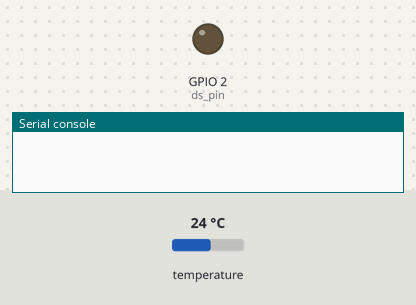
Bench run of a program on a simulated ESP8266 board running MicroPython. Parts: output pins drawn as LEDs (lit = HIGH), the last lines printed to the serial console. Inputs (shaded band) come from the test bench; at power-on: temperature 24 °C. WiFi joins after 1.5 s; the clock reads 2024-03-15 10:24:30 at power-on unless the program sets it; web requests get an empty 200 reply after 0.4 s; pins used as bus, display or sensor lines are not drawn.

Above: at 0.0 s.
At 4.7 s:
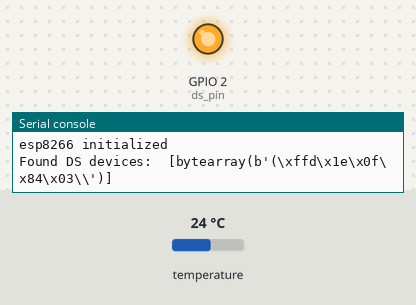
4.8 s: temperature set to 12 °C
11.7 s: temperature set to 19 °C
Timing chart, 0 to 14.7 s (numbered marks = the images above; inputs shaded):
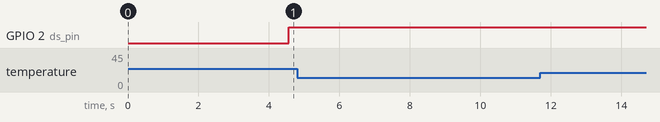

The program:

main.py
```python
import sys
import time, utime,gc
import machine, onewire, ds18x20, gc
import urequests
import json
import wifi, deep_sleep, led, display


def main():
	#LED
	led.blink(1)
	url = "http://***"
	headers = {  'X-Auth-Token': '',  'Content-Type': ''}
	#time.sleep(1)

	# Dallas 1Wire
	ds_pin = machine.Pin(2)
	ds_sensor = ds18x20.DS18X20(onewire.OneWire(ds_pin))
	roms = ds_sensor.scan()
	print('Found DS devices: ', roms)
	roms = ds_sensor.scan()

	while True:
		for rom in roms:
			ds_sensor.convert_temp()
			#i = 0
			utime.sleep_ms(1000) # min of 750ms for 1wire conversion

			print(rom)
			temp=ds_sensor.read_temp(rom)
			print("Relevé de température: ", temp)

			payload = "{ \"temperature\" :{ \"value\": "+str(temp)+" }}"
			response = urequests.request("POST", url, headers=headers, data=payload)
			#print('Requête envoyée')
			#j = response.text
			#y = json.loads(j)
			#a = y["temperature"]
			#b = a[0]
			#c = b["status_code"]
			#print('Code statut : ',c)

		mem = gc.mem_free()
		print("Free RAM: {0}".format(mem))
		gc.collect()
		#led.blink(1)

		#while i < 5:
		#	display.display('Temperature',1,1)
		#	time.sleep(2)
		#	display.display(temp, 1, 1)
		#	time.sleep(2)
		#	#print(i)
		#	i = i+1
		#
		#display.display(mem, 20, 5)
		print('wait')
		time.sleep(5)

		#wifi.disconnect()
		#deep_sleep.sleep(10000)


if __name__=="__main__":
			print("{} initialized".format(sys.platform))
			while(1):
				try:
					main()
				except KeyboardInterrupt:
					#wifi.disconnect()
					#print("Program stopped")
					sys.exit(0)
```

wifi.py
```python
import network

def do_connect():
	#import network
	wifi_ssid = ''
	wifi_pwd = ''
	sta_if = network.WLAN(network.STA_IF)
	sta_if.active(True)
	sta_if.disconnect()
	#print('Connexion réseau wifi')
	if not sta_if.isconnected():
		#print('Etat wifi : non connecté')
		#print('Connexion en cours au réseau', wifi_ssid)
		sta_if.connect(wifi_ssid, wifi_pwd)
		while not sta_if.isconnected():
			pass
		#print('Wifi connecté !')
	else:
		pass
  		#print('Wifi connecté !')

	#print('Configuration réseau -> IP :', sta_if.ifconfig()[0])

def disconnect():
	sta_if = network.WLAN(network.STA_IF)
	sta_if.active(True)
	sta_if.disconnect()
	#if not sta_if.isconnected():
		#print('Wifi déconnecté')
	#else:
		#pass
  		#print('Wifi connecté !')
```

deep_sleep.py
```python
import machine

def sleep(msecs):
  #print('au dodo !')
  pinMode(D0, WAKEUP_PULLUP);
  #configure RTC.ALARM0 to be able to wake the device
  rtc = machine.RTC()
  rtc.irq(trigger=rtc.ALARM0, wake=machine.DEEPSLEEP)
  # set RTC.ALARM0 to fire after Xmilliseconds, waking the device
  rtc.alarm(rtc.ALARM0, msecs)
  #put the device to sleep
  machine.deepsleep()
```

led.py
```python
import machine
import time

def blink(secs):
	pin = machine.Pin(2, machine.Pin.OUT)
	pin.off()
	time.sleep(secs)
	pin.on()


#pin.off() allume la LED
#pin.on() éteint la LED
```

display.py
```python
from machine import Pin, I2C
import sh1106

def display(val, left_align, top_align):
	valStr = str(val)
	i2c = I2C(scl=Pin(5), sda=Pin(4), freq=400000)
	#print(i2c.scan())
	display = sh1106.SH1106_I2C(128, 64, i2c, Pin(16), 0x3c)
	display.rotate()
	display.sleep(False)
	display.fill(0)
	display.text(valStr, left_align, top_align, 1)
	display.show()
```

set_time.py
```python
import time, utime, ntptime

def cettime():
	ntptime.settime()

	year = time.localtime()[0]       #get current year
	HHMarch   = time.mktime((year,3 ,(31-(int(5*year/4+4))%7),1,0,0,0,0,0)) #Time of March change to CEST
	HHOctober = time.mktime((year,10,(31-(int(5*year/4+1))%7),1,0,0,0,0,0)) #Time of October change to CET
	now=time.time()
	if now < HHMarch :               # we are before last sunday of march
		cet=time.localtime(now+3600) # CET:  UTC+1H
	elif now < HHOctober :           # we are before last sunday of october
		cet=time.localtime(now+7200) # CEST: UTC+2H
	else:                            # we are after last sunday of october
		cet=time.localtime(now+3600) # CET:  UTC+1H
	#print('Date et heure : ',cet[0],'-',cet[1],'-',cet[2],' ',cet[3],':',cet[4],':',cet[5] )
	return(cet)
```

boot.py
```python
#import esp
#esp.osdebug(None)
import uos, machine, time
import gc
import webrepl
import set_time, wifi, led
print('Initialisation boot.py')

# activeation garbage collector
gc.enable()
#gc.collect()

#connexion wifi
wifi.do_connect()

webrepl.start()

# réglage date & heure
cet = set_time.cettime()

#print('Démarré !')
led.blink(2)
```
